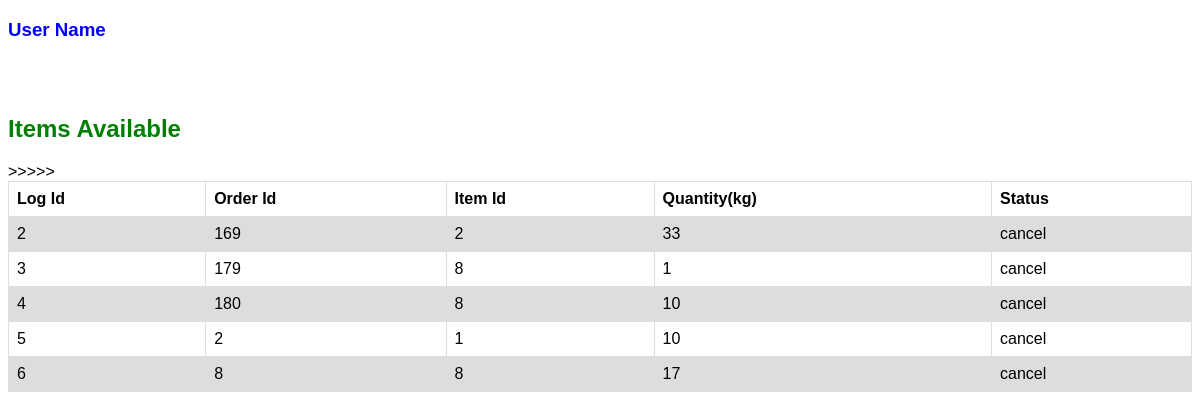
Page /html/logs.php on the committed database.
### tables this page shows
CREATE TABLE `logs` (
  `id` int(11) NOT NULL,
  `orderid` int(11) NOT NULL,
  `itemid` int(11) NOT NULL,
  `quantity` int(11) NOT NULL,
  `operation` char(11) NOT NULL
);

### html/logs.php (the view, shortened to what this page needs)
<!DOCTYPE html>
<html>
<head>
    <link rel="stylesheet" href="../includes/style.css">
</head>
<body>
<?php
include_once '../includes/dblink.php';
echo "<h3 style='color:blue'>User Name</h3>".$_SESSION['user']."<br><br>";
echo "<h2 style='color:green'>Items Available</h3>";
     $sql = "select * from logs where id!=1;";
     $result = mysqli_query($conn,$sql);
     if (mysqli_num_rows($result) > 0) {
         echo "<table><tr><th>Log Id</th><th>Order Id</th><th>Item Id</th><th>Quantity(kg)</th><th>Status</th></tr>";
         while($row = mysqli_fetch_assoc($result)) {
             echo "<tr><td>" . $row["id"]. "</td><td>" . $row["orderid"]. "</td><td>" . $row["itemid"]. "</td>><td>" . $row["quantity"]. "</td><td>" . $row["operation"]. "</td></tr>";
         }
         echo "</table>";
     } else {
         echo "0 results";
     }
?>

### includes/style.css (style rules this page uses)
body { font-family: Arial, Helvetica, sans-serif; background-image: url("./chicken-eggs-color-concept-1556707.jpg"); background-size:cover; }

### html/logs.php (style rules this page uses)
body { font-family: Arial, Helvetica, sans-serif; background-image: url("../includes/beverage-brew-clean-877701.jpg"); background-size:cover; }
table { font-family: arial, sans-serif; border-collapse: collapse; width: 100%; }
td, th { border: 1px solid #dddddd; text-align: left; padding: 8px; }
tr:nth-child(even) { background-color: #dddddd; }

### rows in the picture
logs: id "2", orderid "169", itemid "2", quantity "33", operation "cancel"
logs: id "3", orderid "179", itemid "8", quantity "1", operation "cancel"
logs: id "4", orderid "180", itemid "8", quantity "10", operation "cancel"
logs: id "5", orderid "2", itemid "1", quantity "10", operation "cancel"
logs: id "6", orderid "8", itemid "8", quantity "17", operation "cancel"
